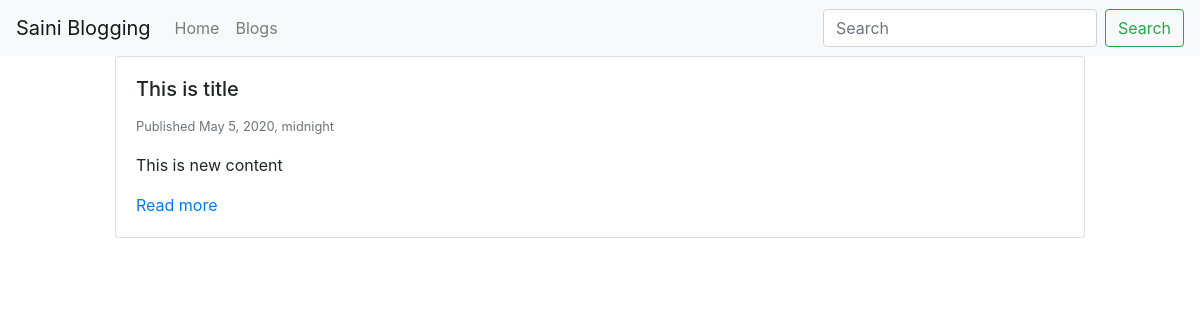
The page /blog/ on the database as committed earlier.
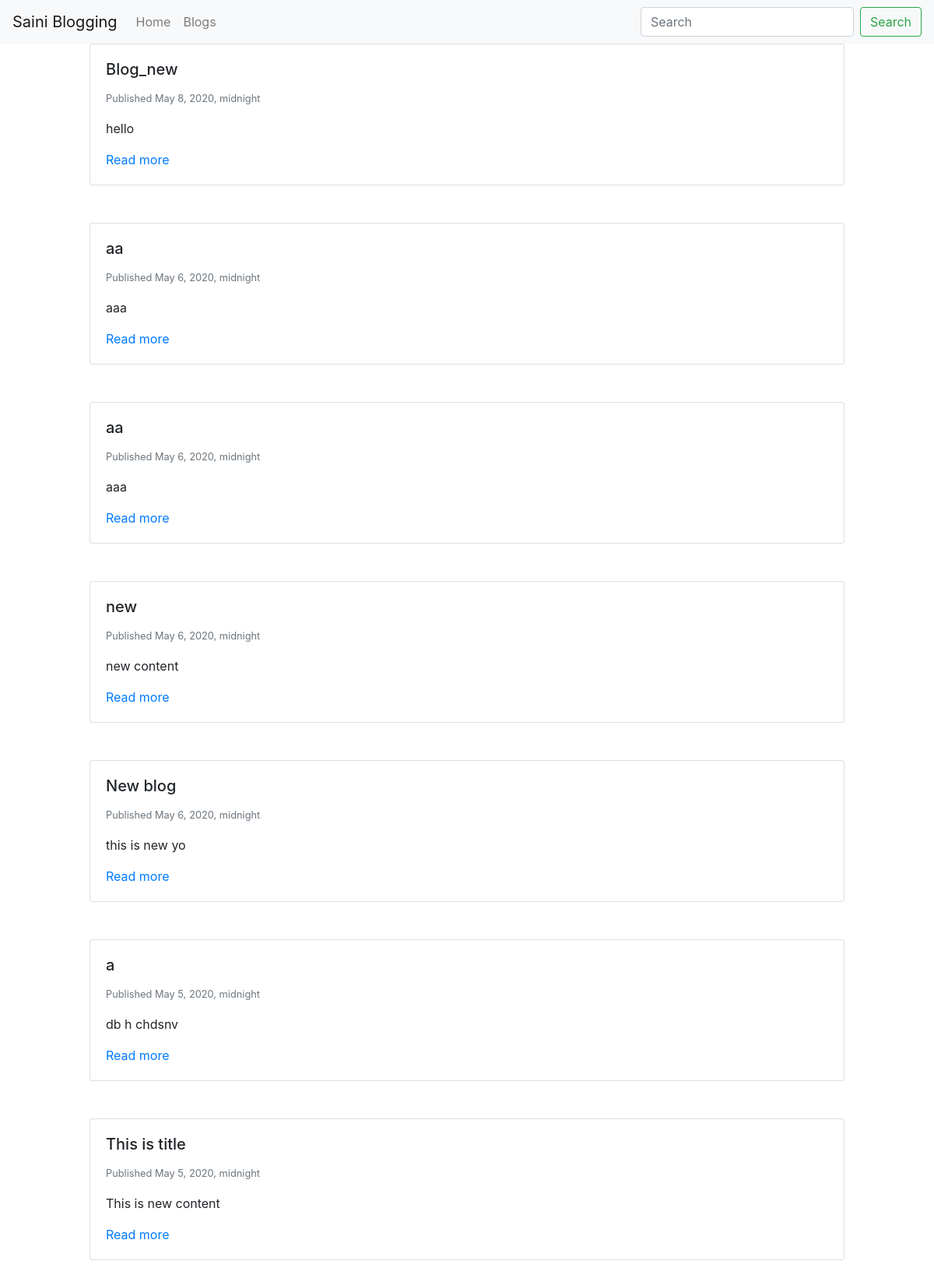
The same page on the database as committed later.
### blog/models.py (models this page shows, shortened)
class BlogPost(models.Model):
	user = models.ForeignKey(User, default=1, on_delete=models.SET_NULL, null = True)
	slug = models.SlugField(unique=True)
	title = models.CharField(max_length=120)
	content = models.TextField(null=True, blank=True)
	image = models.ImageField(upload_to='image/',blank=True, null=True)
	publish_date = models.DateTimeField(auto_now=False,auto_now_add=False,null=True,blank=True)
	timestamp = models.DateTimeField(auto_now_add=True)
	updated = models.DateTimeField(auto_now=True)
	objects = BlogPostManager()
	class Meta:
		ordering=['-publish_date','-updated','-timestamp']
	def get_absolute_url(self):
		return f"/blog/{self.slug}"

### blog/views.py (the view)
# urls.py: path('', blog_list_view),
def blog_list_view(request):
	qs = BlogPost.objects.all().published()		# queryset
	if request.user.is_authenticated:
		my_qs = BlogPost.objects.filter(user=request.user)
		qs = (qs | my_qs).distinct()
	template = 'blog/list.html'
	context = {'object_list':qs}
	return render(request,template,context)

### blog/models.py (called while the page is built)
	def published(self):
		now = timezone.now()
		return self.filter(publish_date__lte=now)

	def get_queryset(self):
		return BlogPostQuerySet(self.model, using=self._db)

### blog/templates/blog/list.html
{% extends "base.html" %}
{% block content %}
<div class="row">
	{% for object in object_list %}
		{% include 'blog/inline.html' with blog_post=object truncate=True %}
	{% endfor %}
</div>
{% endblock %}

### templates/base.html (shortened to what this page needs)
<!doctype html>
<html lang="en">
  <head>
    <link rel="stylesheet" href="https://stackpath.bootstrapcdn.com/bootstrap/4.5.0/css/bootstrap.min.css">
      </head>
      <body>
        {% include 'navbar.html' %}
      	<div class='container-fluid'>
            {% block content %}
            {% endblock %}
    	</div>
  </body>
</html>

### templates/navbar.html (shortened to what this page needs)
<nav class="navbar navbar-expand-lg navbar-light bg-light">
  <a class="navbar-brand" href="/">Saini Blogging</a>
  <div class="collapse navbar-collapse" id="navbarSupportedContent">
    <ul class="navbar-nav mr-auto">
      <li class="nav-item">
        <a class="nav-link" href="/">Home</a>
      </li>
      <li class="nav-item">
        <a class="nav-link" href="/blog/">Blogs</a>
      </li>
    </ul>
    <form class="form-inline my-2 my-lg-0">
      <input class="form-control mr-sm-2" type="search" placeholder="Search" aria-label="Search">
      <button class="btn btn-outline-success my-2 my-sm-0" type="submit">Search</button>
    </form>
  </div>
</nav>

### blog/templates/blog/inline.html (shortened to what this page needs)
<div class="col-12 col-md-10 mb-5 mx-auto">
<div class="card {% if not blog_post.publish_date %} border border-warning text-dark {% endif %}">
	<div class="card-body">
		<h5 class="card-title">{{blog_post.title}}</h5>
			<small class="text-muted">Published {{blog_post.publish_date}}</small>
		{% if truncate %}
			<p class="card-text">{{blog_post.content|linebreaks|truncatewords:30 }}</p>
		{% else %}
			<p class="card-text">{{blog_post.content|linebreaks }}</p>
		{% endif %}
		{% if not detail %}
			<a href="{{blog_post.get_absolute_url}}">Read more</a>
		{% endif %}
	</div>
</div>
</div>

Rows that differ between the two databases and show on the page:
added BlogPost: title "Blog_new", publish_date "May 8, 2020, midnight", content "hello"
added BlogPost: title "aa", publish_date "May 6, 2020, midnight", content "aaa"
added BlogPost: title "aa", publish_date "May 6, 2020, midnight", content "aaa"
added BlogPost: title "new", publish_date "May 6, 2020, midnight", content "new content"
added BlogPost: title "New blog", publish_date "May 6, 2020, midnight", content "this is new yo"
added BlogPost: title "a", publish_date "May 5, 2020, midnight", content "db h chdsnv"
